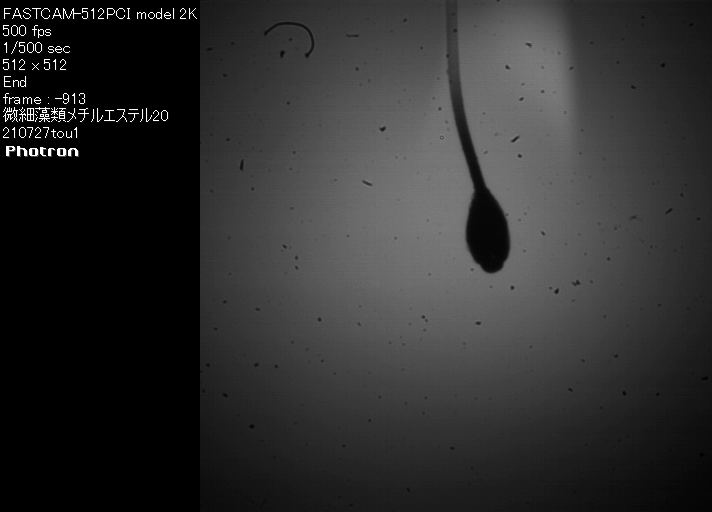
#> input picture images/1.png, 712 x 512 px, given in place of 20210727_144015_C001H001S0001.avi, which was not available
$ python mainapp.py
#> lines starting #> are read from the running program, lines starting #| are printed output that depends on the picture; after the words box and inside, x2 and y2 are one past the last pixel; in counts of white or black regions, pixels touching at a corner belong together; pictures that were not available may be replaced by others from this repository, and a replacement may not be noted
import cv2
import numpy as np

def Pretreatment(img,c_x, c_y):
    img[0:512, 200:300] = 255
    img[0:512, 612:712] = 255
    img[0:100 , 200:712] = 255
    img[412:512, 200:712] = 255
    _,img_binary =cv2.threshold(img[c_y-int(area / 2) :c_y+int(area / 2) , c_x-int(area / 2) :c_x+int(area / 2) ],25,255,cv2.THRESH_BINARY)# 截取（328,128） 到（584,384）并二值化
    img_binary = cv2.bitwise_not(img_binary, img_binary) # 反色
    kernel = cv2.getStructuringElement(cv2.MORPH_ELLIPSE, (5, 5)) # 指定一个5*5的卷积核
    img_binary = cv2.morphologyEx(img_binary, cv2.MORPH_OPEN, kernel)#开操作
    img_binary = cv2.morphologyEx(img_binary, cv2.MORPH_CLOSE, kernel)#闭操作
    channel_b, _, _ = cv2.split(img_binary)
    return channel_b

def get_size(img):
    row_width = []
    for num_row in range(len(img)):
        row_width.append(len(img[num_row][img[num_row]>=128])) # 求每行的宽度
    top, bottom = 0, 0
    for num_width in range(len(row_width)): # 求高度
        if bottom == 0 and row_width[-(num_width+1)] >0 : bottom = num_width
        if row_width[-(num_width+1)] >= 15: top = num_width

    max_value = row_width.index(np.max(row_width))
    left = np.argmax(img[max_value])
    right = len(img) - np.argmax(img[max_value][::-1])

    return left, right, top, bottom

def draw_img(img, left, right, top, bottom):
    img = cv2.merge([img, img, img])
    width = img.shape[0]
    height = img.shape[1]
    top = height - top
    bottom = height - bottom
    cv2.line(img, (int(width / 2) -15,int(height / 2)), (int(width / 2) +15,int(height / 2)), (0,255,0),thickness=1)
    cv2.line(img, (int(width / 2),int(height / 2)-15), (int(width / 2),int(height / 2)+15), (0,255,0),thickness=1)
    cv2.line(img, (left,int(height / 2)-15), (left,int(height / 2)+15), (255,255,0),thickness=1) # left
    cv2.line(img, (right,int(height / 2)-15), (right,int(height / 2)+15), (255,255,0),thickness=1) # right
    cv2.line(img, (int(width / 2)-15,top), (int(width / 2)+15,top), (255,255,0),thickness=1) # top
    cv2.line(img, (int(width / 2)-15,bottom), (int(width / 2)+15,bottom), (255,255,0),thickness=1) # left

    c_x = (left + right) / 2
    c_y = (top + bottom) / 2

    return img, c_x, c_y

def draw_frame(frame, c_x, c_y):
    cv2.line(frame, (c_x-15, c_y), (c_x+15, c_y), (0,255,0),thickness=1)
    cv2.line(frame, (c_x,c_y-15), (c_x,c_y+15), (0,255,0),thickness=1)
    cv2.rectangle(frame, (c_x-int(area / 2) , c_y-int(area / 2) ), (c_x+int(area / 2) , c_y+int(area / 2) ), (0, 0, 255), 2)

    return frame

if __name__ == '__main__':
    video_file = '20210727_144015_C001H001S0001.avi'
    cap = cv2.VideoCapture(video_file)
    c_x, c_y = 456 , 256
    mmpx = 0.0173
    area = 200 # 红框边长
    with open("%s.csv"%video_file, 'w') as f:
        while(True):
            ret, frame = cap.read()
#> frame is the input picture: shape (512, 712, 3); min 0, max 255, mean 46.7
            if not ret : break
            img =  frame.copy()
            img = Pretreatment(img, c_x, c_y)
#> in Pretreatment, `img[412:512, 200:712] = 255`:
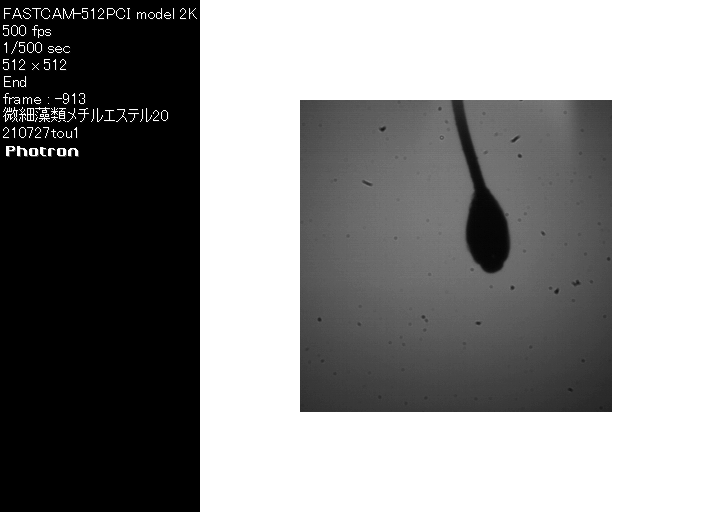
#> img: shape (512, 712, 3); min 0, max 255, mean 140.1
#> in Pretreatment, `_,img_binary =cv2.threshold(img[c_y-int(area / 2) :c_y+int(area / 2) ,..`:
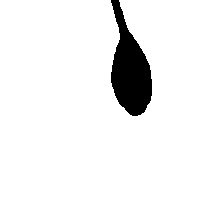
#> img_binary: shape (200, 200, 3); 93.1% white; 1 black region, box (x1, y1, x2, y2) and area: (111, 0, 152, 116) 2774
#> in Pretreatment, `img_binary = cv2.morphologyEx(img_binary, cv2.MORPH_OPEN, kernel)#开操作`: img_binary: shape (200, 200, 3); 6.9% white; 1 white region, box (x1, y1, x2, y2) and area: (111, 0, 152, 116) 2773
            left, right, top, bottom = get_size(img)
#> after the loop in get_size, `for num_row in range(len(img)):`: row_width = 200 values, max 41 at index 79, min 0 at index 116, mean 13.87
#> the loop in get_size, `for num_width in range(len(row_width)):` made 200 passes
#> bottom on pass 85: 84
#> after the loop in get_size, `for num_width in range(len(row_width)):`: bottom = 84
#> in get_size, `max_value = row_width.index(np.max(row_width))`: max_value = 79
#> in get_size, `left = np.argmax(img[max_value])`: left = 111
#> in get_size, `right = len(img) - np.argmax(img[max_value][::-1])`: right = 152
#> left = 111; right = 152; top = 160; bottom = 84
            frame= draw_frame(frame, c_x, c_y)
#> in draw_frame, `cv2.line(frame, (c_x-15, c_y), (c_x+15, c_y), (0,255,0),thickness=1)`: frame: shape (512, 712, 3); 0.01% of pixels changed, all inside (x1, y1, x2, y2) = (441, 256, 472, 257)
#> in draw_frame, `cv2.line(frame, (c_x,c_y-15), (c_x,c_y+15), (0,255,0),thickness=1)`: frame: shape (512, 712, 3); mean B, G, R 46.7, 46.7, 46.7
#> in draw_frame, `cv2.rectangle(frame, (c_x-int(area / 2) , c_y-int(area / 2) ), (c_x+in..`:
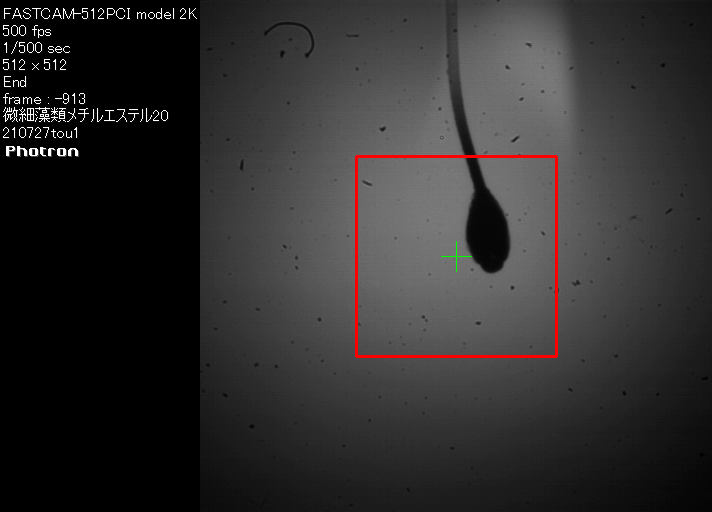
#> frame: shape (512, 712, 3); mean B, G, R 46.1, 46.1, 47.8
            img, _c_x, _c_y = draw_img(img, left, right, top, bottom)
#> in draw_img, `top = height - top`: top = 40
#> in draw_img, `bottom = height - bottom`: bottom = 116
#> in draw_img, `cv2.line(img, (int(width / 2) -15,int(height / 2)), (int(width / 2) +1..`:
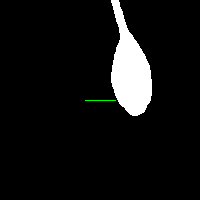
#> img: shape (200, 200, 3); mean of channels 0, 1, 2 17.7, 17.9, 17.7; drawn as B, G, R
#> in draw_img, `cv2.line(img, (int(width / 2),int(height / 2)-15), (int(width / 2),int..`: img: shape (200, 200, 3); 0.08% of pixels changed, all inside (x1, y1, x2, y2) = (100, 85, 101, 116)
#> in draw_img, `cv2.line(img, (left,int(height / 2)-15), (left,int(height / 2)+15), (2..`: img: shape (200, 200, 3); mean of channels 0, 1, 2 17.9, 18.3, 17.7
#> in draw_img, `cv2.line(img, (right,int(height / 2)-15), (right,int(height / 2)+15), ..`:
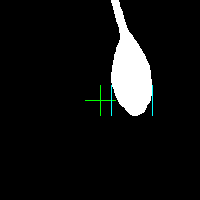
#> img: shape (200, 200, 3); mean of channels 0, 1, 2 18.1, 18.5, 17.7; drawn as B, G, R
#> in draw_img, `cv2.line(img, (int(width / 2)-15,top), (int(width / 2)+15,top), (255,2..`: img: shape (200, 200, 3); 0.08% of pixels changed, all inside (x1, y1, x2, y2) = (85, 40, 116, 41)
#> in draw_img, `cv2.line(img, (int(width / 2)-15,bottom), (int(width / 2)+15,bottom), ..`: img: shape (200, 200, 3); mean of channels 0, 1, 2 18.5, 18.9, 17.7
#> in draw_img, `c_x = (left + right) / 2`: c_x = 131.5
#> in draw_img, `c_y = (top + bottom) / 2`: c_y = 78
            c_x = int(c_x - ((int(area / 2)  - _c_x) / 2))
#> c_x = 471
            c_y = int(c_y - ((int(area / 2)  - _c_y) / 2))
#> c_y = 245
            img = cv2.resize(img, (200,200))
            frame[312:512, 0:200] = img
            width = right - left
#> width = 41
            height = top - bottom
#> height = 76
            font = cv2.FONT_HERSHEY_SIMPLEX
            cv2.putText(frame, 'W = %.3f mm'%(width*mmpx), (5, 180), font, 0.5, (255, 255, 255), 1)
            cv2.putText(frame, 'H = %.3f mm'%(height*mmpx), (5, 210), font, 0.5, (255, 255, 255), 1)
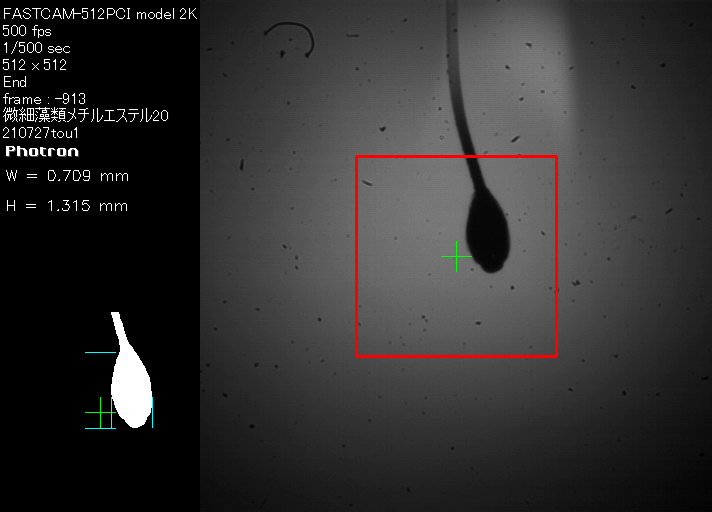
#> frame: shape (512, 712, 3); mean B, G, R 48.4, 48.5, 50


            cv2.imshow('s',frame)
            cv2.waitKey(10)

            f.write('%d, %d\n'%(int(width*mmpx), int(height*mmpx))) # 单位 微米
